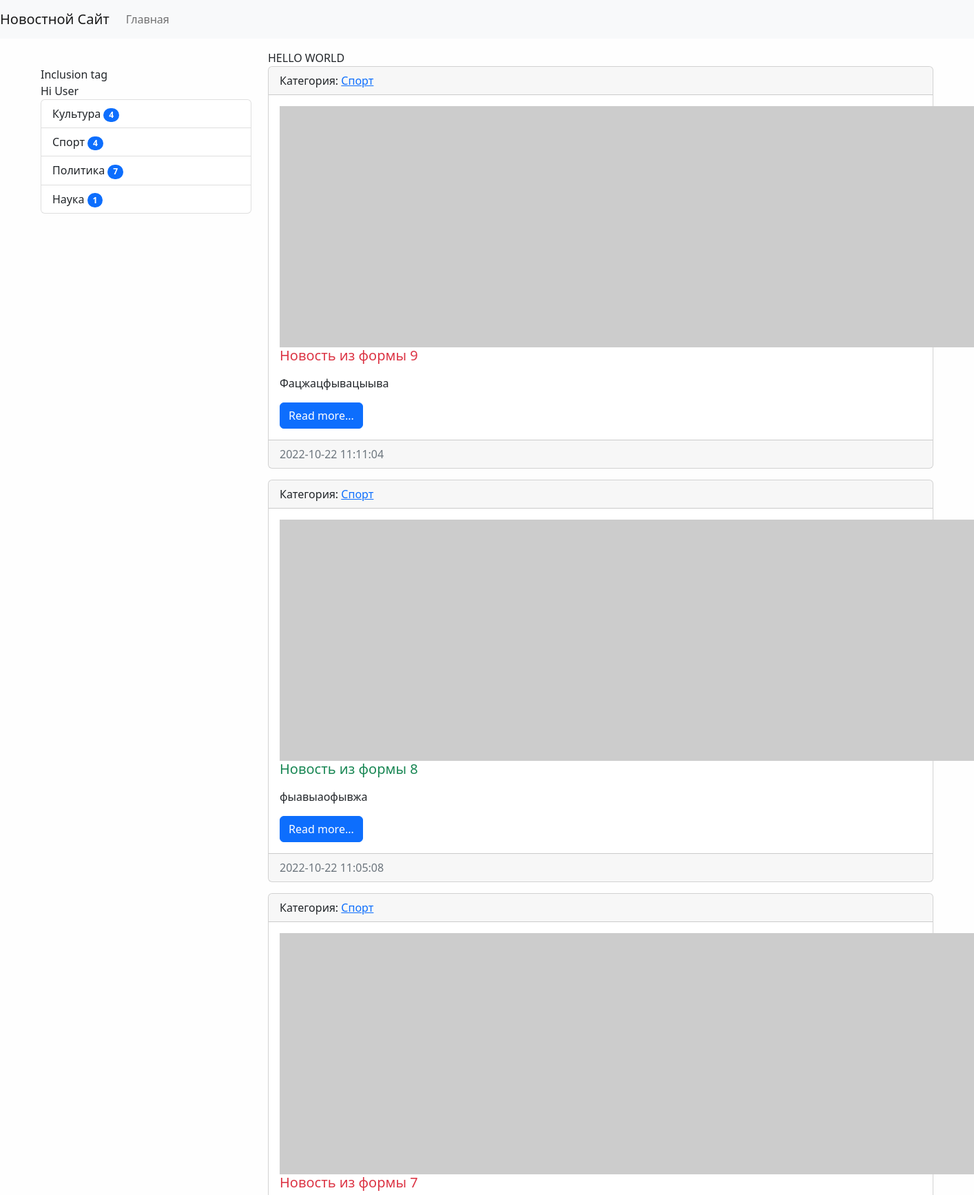
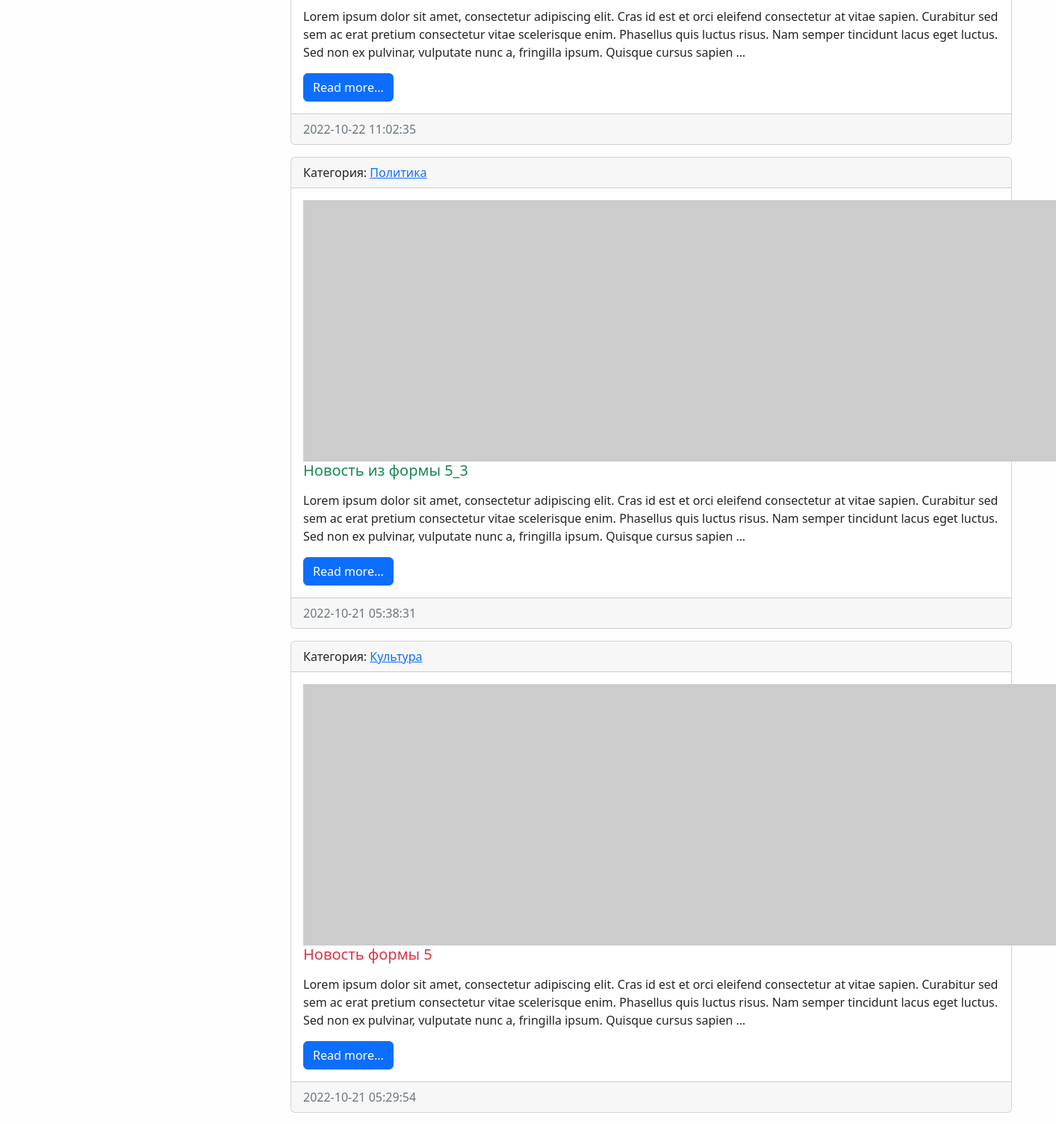
The page / (upper part) on the database its author committed (2 pictures, top to bottom).
### news/models.py (models this page shows, shortened)
class Category(models.Model):
    title = models.CharField(max_length=150, db_index=True, verbose_name='Наименование категории')
    def get_absolute_url(self):
        return reverse('category', kwargs={'category_id': self.pk})
    def __str__(self):
        return self.title
    class Meta:
        verbose_name = 'Категория'
        verbose_name_plural = 'Категории'
        ordering = ['title']

class News(models.Model):
    title = models.CharField(max_length=150, verbose_name='Наименование')
    content = models.TextField(blank=True, verbose_name='Контент')
    created_at = models.DateTimeField(auto_now_add=True, verbose_name='Дата публикации')
    updated_at = models.DateTimeField(auto_now=True, verbose_name='Обновлено')
    photo = models.ImageField(upload_to='photos/%Y/%m/%d', verbose_name='Фото', blank=True)
    is_published = models.BooleanField(default=True, verbose_name='Опубликовано')
    category = models.ForeignKey('Category', on_delete=models.PROTECT, verbose_name='Категория')
    views = models.IntegerField(default=0)
    def get_absolute_url(self):
        return reverse('view_news', kwargs={'pk': self.pk})
    class Meta:
        verbose_name = 'Новость'
        verbose_name_plural = 'Новости'
        ordering = ['-created_at']

### news/views.py (the view)
# urls.py: path('', HomeNews.as_view(), name='home'),
class HomeNews(MyMixin, ListView):
    model = News
    template_name = 'news/home_news_list.html'
    context_object_name = 'news'
    mixin_prop = 'hello world'
    def get_context_data(self, *, object_list=None, **kwargs):
        context = super(HomeNews, self).get_context_data(**kwargs)
        context['title'] = self.get_upper('Главная страница')
        context['mixin_prop'] = self.get_prop()
        return context
    def get_queryset(self):
        return News.objects.filter(is_published=True).select_related('category')

### news/templatetags/news_tags.py (called while the page is built)
@register.inclusion_tag('news/list_categories.html')
def show_categories(arg1='Hello', arg2='world'):
    categories = Category.objects.annotate(cnt=Count('news')).filter(cnt__gt=0)
    return {"categories": categories, 'arg1': arg1, 'arg2': arg2}

### news/utils.py (called while the page is built)
    def get_prop(self):
        return self.mixin_prop.upper()

    def get_upper(self, s):
        if isinstance(s, str):
            return s.upper()
        else:
            return s.title.upper()

### news/templates/news/home_news_list.html (shortened to what this page needs)
{% extends 'base.html' %}
{% block sidebar %}
    {% include 'inc/_sidebar.html' %}
{% endblock %}
{% block content %}
{{mixin_prop}}
    {% for item in news %}
    <div class="card mb-3">
      <div class="card-header">
        Категория: <a href="{{ item.category.get_absolute_url }}"> {{ item.category }}</a>
      </div>
      <div class="card-body">
        <div class="media">
          {% if item.photo %}
            <img src="{{ item.photo.url }}" alt="" width="350" class="mr-3">
          {% else %}
          <img src="https://picsum.photos/id/1060/350/235/?blur=2" alt="" class="mr-3">
          {% endif %}
          <div class="media-body">
            <h5 class="card-title {% cycle 'text-danger' 'text-success' %} ">{{ item.title }}</h5>
            <p class="card-text">{{ item.content|safe|linebreaks|truncatewords:50 }}</p>
            <a href="{{ item.get_absolute_url }}" class="btn btn-primary">Read more...</a>
          </div>
        </div>
      </div>
      <div class="card-footer text-muted">
        {{ item.created_at|date:"Y-m-d H:i:s" }}
      </div>
    </div>
    {% empty %}
    Opps...
    {% endfor %}
{% endblock %}

### news/templates/news/list_categories.html
<div class="list-group">
  {{arg1}} {{arg2}}
  {% for item in categories %}
    <a href="{{ item.get_absolute_url }}" class="list-group-item list-group-item-action">{{ item.title }} <span class="badge bg-primary rounded-pill">{{item.cnt}}</span></a>
  {% endfor %}
</div>

### mysite/static/css/style.css (style rules this page uses)
body { background-color: #fefefe; }

### rows shown on the page
Category: title "Культура", cnt "4"
Category: title "Спорт", cnt "4"
Category: title "Политика", cnt "7"
Category: title "Наука", cnt "1"
News: category "Спорт", title "Новость из формы 9", content "Фацжацфывацыыва", created_at "2022-10-22 11:11:04"
News: category "Спорт", title "Новость из формы 8", content "фыавыаофывжа", created_at "2022-10-22 11:05:08"
News: category "Спорт", title "Новость из формы 7", content "Lorem ipsum dolor sit amet, consectetur adipiscing elit. Cras id est et orci eleifend consectetur at vitae sapien. Curabitur sed sem ac erat pretium consectetur vitae scelerisque enim. Phasellus quis luctus risus. Nam semper tincidunt lacus eget luctus. Sed non ex pulvinar, vulputate nunc a, fringilla ipsum. Quisque cursus sapien …", created_at "2022-10-22 11:02:35"
News: category "Политика", title "Новость из формы 5_3", content "Lorem ipsum dolor sit amet, consectetur adipiscing elit. Cras id est et orci eleifend consectetur at vitae sapien. Curabitur sed sem ac erat pretium consectetur vitae scelerisque enim. Phasellus quis luctus risus. Nam semper tincidunt lacus eget luctus. Sed non ex pulvinar, vulputate nunc a, fringilla ipsum. Quisque cursus sapien …", created_at "2022-10-21 05:38:31"
News: category "Культура", title "Новость формы 5", content "Lorem ipsum dolor sit amet, consectetur adipiscing elit. Cras id est et orci eleifend consectetur at vitae sapien. Curabitur sed sem ac erat pretium consectetur vitae scelerisque enim. Phasellus quis luctus risus. Nam semper tincidunt lacus eget luctus. Sed non ex pulvinar, vulputate nunc a, fringilla ipsum. Quisque cursus sapien …", created_at "2022-10-21 05:29:54"

### other values the page prints
{{ arg1 }} "Hi"
{{ arg2 }} "User"
{{ mixin_prop }} "HELLO WORLD"
